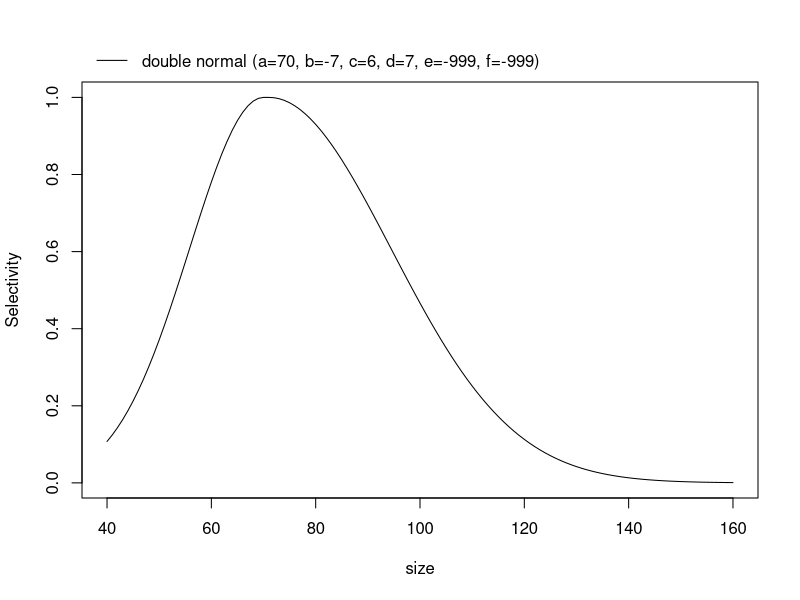
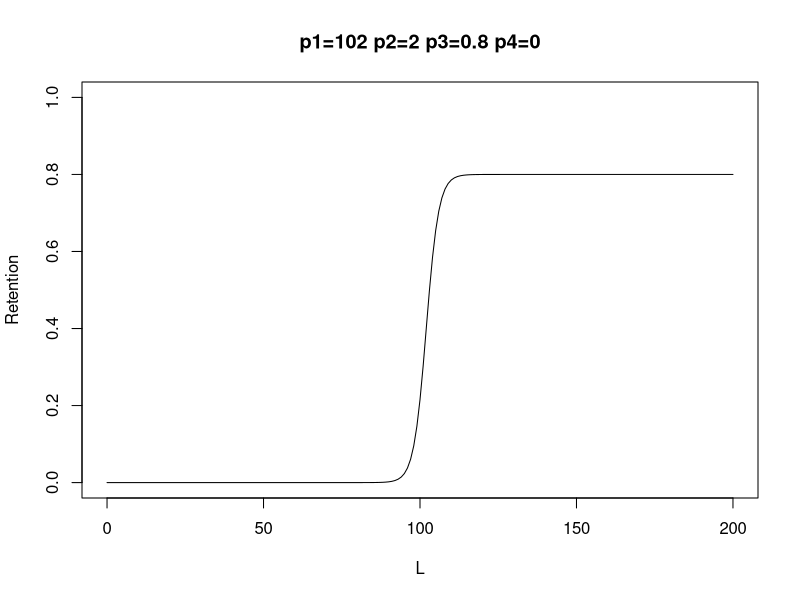
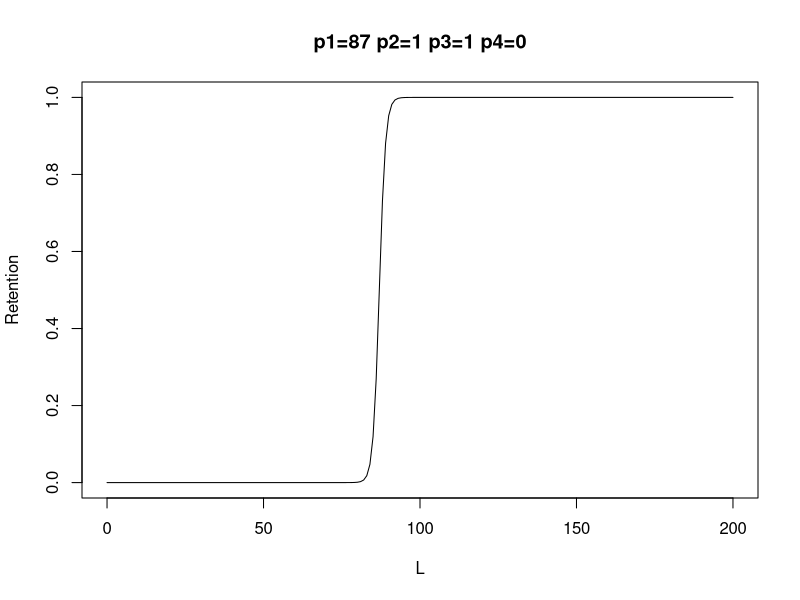
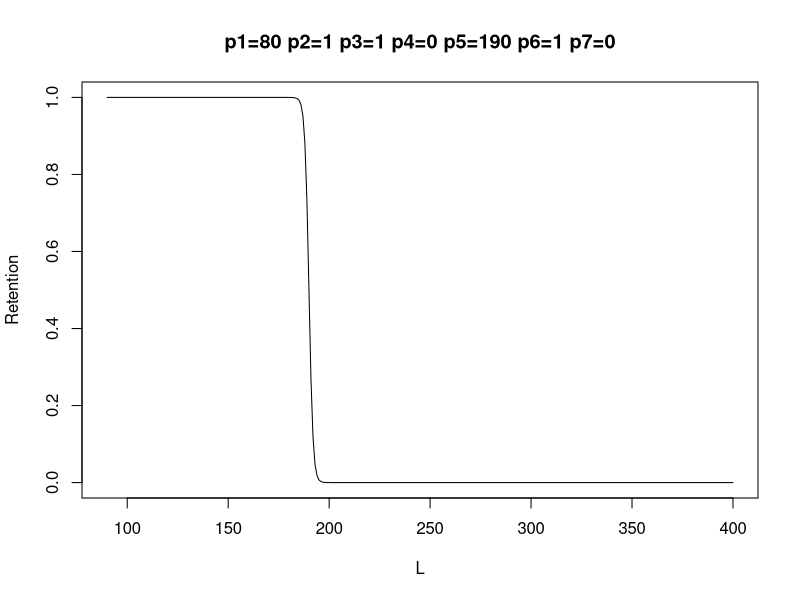
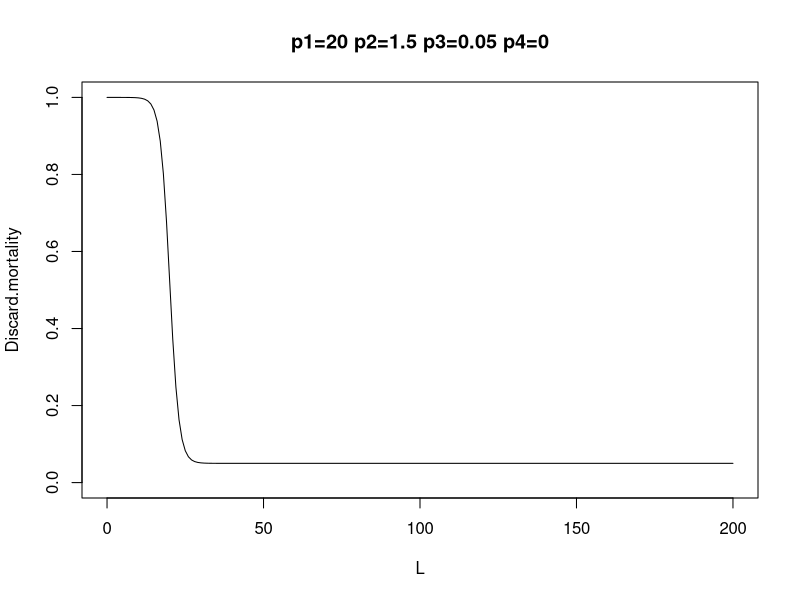
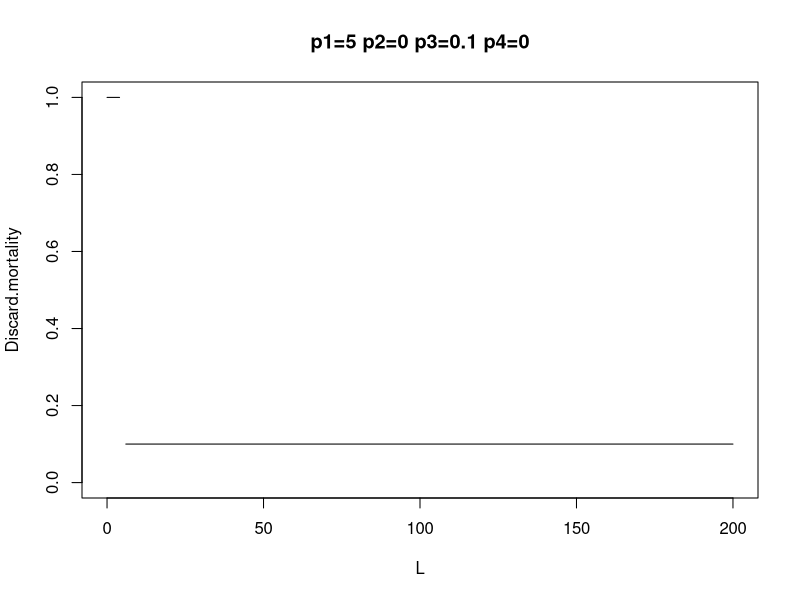

The R source for these figures, in order:
# selectivity functions

#' Calculate values for length logistic selectivity
#'
#' @param len A vector of lengths or ages
#' @param a The inflection point
#' @param b The 95% width
#' @return The selectivity curve as a vector
logistic1.fn <- function(len, a, b) {
  neglog19 <- -1 * log(19)
  denom <- 1. + exp(neglog19 * (len - a) / b)
  sel <- 1 / denom
  return(sel)
}

#' Calculate values for double normal selectivity
#'
#' @param x A vector of lengths or ages
#' @param a The peak
#' @param b The top
#' @param c The ascending width
#' @param d The Descending width
#' @param e The initial value
#' @param f The final value
#' @param use_e_999 Is -999 used for the initial value?
#' @param use_f_999 Is -999 used for the final value?
#' @return The double normal selectivity curve given the parameters as a vector
doubleNorm24.fn <- function(x, a, b, c, d, e, f, use_e_999, use_f_999) {
  # TODO: check if function not handling f < -1000 correctly (and -999 vals)
  if (use_e_999) {
    e <- -999
  }
  if (use_f_999) {
    f <- -999
  }
  if (e == 0) { # Avoid errors on the bounds
    e <- 1 - 0.999955 # an input that results in approx -10
  }
  if (e == 1) {
    e <- 0.999955 # an input that results in approx 10
  }
  if (e > 0) {
    e <- log(e / (1 - e)) # transform input to logit
  }
  
  if (f == 0) { # Avoid errors on the bounds
    f <- 1 - 0.999955 # an input that results in approx -10
  }
  if (f == 1) {
    f <- 0.999955 # an input that results in approx 10
  }
  if (f > 0) {
    f <- log(f / (1 - f)) # transform input to logit
  }
  sel <- rep(NA, length(x))
  startbin <- 1
  peak <- a
  upselex <- exp(c)
  downselex <- exp(d)
  final <- f
  if (e < -1000) {
    j1 <- -1001 - round(e)
    sel[1:j1] <- 1e-06
  }
  if (e >= -1000) {
    j1 <- startbin - 1
    if (e > -999) {
      point1 <- 1 / (1 + exp(-e))
      t1min <- exp(-(x[startbin] - peak)^2 / upselex)
    }
  }
  if (f < -1000) {
    j2 <- -1000 - round(f)
  }
  if (f >= -1000) {
    j2 <- length(x)
  }
  bin_width <- x[2] - x[1]
  peak2 <- peak + bin_width + (0.99 * x[j2] - peak - bin_width) / (1 +
                                                                     exp(-b))
  if (f > -999) {
    point2 <- 1 / (1 + exp(-final))
    t2min <- exp(-(x[j2] - peak2)^2 / downselex)
  }
  t1 <- x - peak
  t2 <- x - peak2
  join1 <- 1 / (1 + exp(-(20 / (1 + abs(t1))) * t1))
  join2 <- 1 / (1 + exp(-(20 / (1 + abs(t2))) * t2))
  if (e > -999) {
    asc <- point1 + (1 - point1) * (exp(-t1^2 / upselex) -
                                      t1min) / (1 - t1min)
  }
  if (e <= -999) {
    asc <- exp(-t1^2 / upselex)
  }
  if (f > -999) {
    dsc <- 1 + (point2 - 1) * (exp(-t2^2 / downselex) -
                                 1) / (t2min - 1)
  }
  if (f <= -999) {
    dsc <- exp(-(t2)^2 / downselex)
  }
  idx.seq <- (j1 + 1):j2
  sel[idx.seq] <- asc[idx.seq] * (1 - join1[idx.seq]) + join1[idx.seq] * (1 -
                                                                            join2[idx.seq] + dsc[idx.seq] * join2[idx.seq])
  if (startbin > 1 && e >= -1000) {
    sel[1:startbin] <- (x[1:startbin] / x[startbin])^2 *
      sel[startbin]
  }
  if (j2 < length(x)) {
    sel[(j2 + 1):length(x)] <- sel[j2]
  }
  return(sel)
}

wrapper.fn=function(x,a.dn,b.dn,c.dn,d.dn,e.dn,f.dn,a.log,b.log,out.logis=TRUE)
{
  Sel.dn=doubleNorm24.fn(x,a=a.dn,b=b.dn, c=c.dn, d=d.dn, e=e.dn, f=f.dn,use_e_999=FALSE, use_f_999=FALSE)
  Sel.log=logistic1.fn(len=x,a=a.log, b=b.log)
  
  par(xpd=T)
  plot(x,Sel.dn,ylab='Selectivity',xlab='size',type='l')
  if(out.logis)
  {
    lines(x,Sel.log,col=2)
    legend('topleft',c(paste('double normal (a=',a.dn,', b=',b.dn,', c=',c.dn,', d=',d.dn,', e=',e.dn,', f=',f.dn,')',sep=''),
                       paste('logistic(a=',a.log,', b=',b.log,')',sep='')), inset=c(0,-0.1),
           lty=1,col=1:2,bty='n')
  }
  if(!out.logis)
  {
    legend('topleft',paste('double normal (a=',a.dn,', b=',b.dn,', c=',c.dn,', d=',d.dn,', e=',e.dn,', f=',f.dn,')',sep=''),
                       inset=c(0,-0.1),
           lty=1,col=1:2,bty='n')
  }
  
}
#wrapper.fn(x=85:300,a.dn=130,b.dn=-11,c.dn=9,d.dn=8,e.dn=-999,f.dn=-999,a.log=325,b.log=20)
#wrapper.fn(x=90:500,a.dn=150,b.dn=-1,c.dn=7,d.dn=8,e.dn=-999,f.dn=-999,a.log=325,b.log=10)
wrapper.fn(x=40:160,a.dn=70,b.dn=-7,c.dn=6,d.dn=7,e.dn=-999,f.dn=-999,a.log=325,b.log=20,out.logis=FALSE)



ret.fn=function(L,p1,p2,p3,p4,p5,p6,p7)
{
  #logistic retention
  if(is.null(p5))
  {
    Retention=(p3/(1+exp(-(L-(p1+p4))/p2)))
    Tit=paste0("p1=",p1," p2=",p2," p3=",p3," p4=",p4)
  }
  #dome-shaped retention
  if(!is.null(p5))
  {
    Retention=(p3/(1+exp(-(L-(p1+p4))/p2)))*(1-(1/(1+exp(-(L-(p5+p7))/p6))))
    Tit=paste0("p1=",p1," p2=",p2," p3=",p3," p4=",p4," p5=",p5," p6=",p6," p7=",p7)
  }
  plot(L,Retention,type='l',main=Tit,ylim=c(0,1))
}
ret.fn(L=0:200,p1=102,p2=2,p3=0.8,p4=0,p5=NULL,p6=NULL,p7=NULL)
ret.fn(L=0:200,p1=87,p2=1,p3=1,p4=0,p5=NULL,p6=NULL,p7=NULL)
ret.fn(L=90:400,p1=80,p2=1,p3=1,p4=0,p5=190,p6=1,p7=0)

mort.fn=function(L,p1,p2,p3,p4)
{
  Discard.mortality=1-((1-p3)/(1+exp((-(L-(p1+p4)))/p2)))
  Tit=paste0("p1=",p1," p2=",p2," p3=",p3," p4=",p4)
  plot(L,Discard.mortality,type='l',main=Tit,ylim=c(0,1))
}
mort.fn(L=0:200,p1=20,p2=1.5,p3=.05,p4=0)  
mort.fn(L=0:200,p1=5,p2=0,p3=.1,p4=0)  
